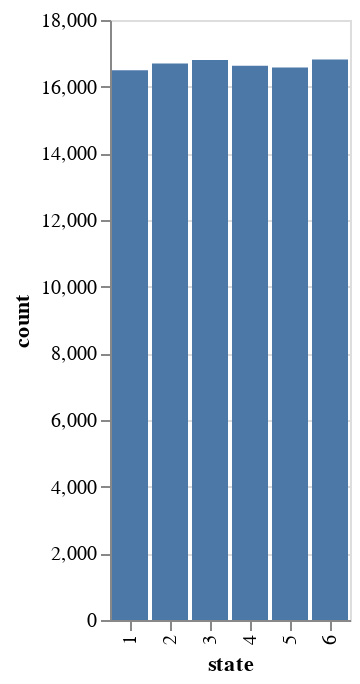

This figure's notebook cell:
### Code cell
die_rolls = pd.DataFrame({
    'state': possible_states,
    'count': [counts[state] for state in possible_states]
})

print(die_rolls)

alt.Chart(die_rolls).mark_bar().encode(
    x='state:O',
    y='count'
)

### Figure 1 — Vega-Lite specification as saved in the notebook (floating-point values rounded to 4 significant figures)
{"config": {"view": {"continuousWidth": 300, "continuousHeight": 300}}, "data": {"name": "data-eca77e6166ae6b1e117d97ea206a8dea"}, "mark": {"type": "bar"}, "encoding": {"x": {"field": "state", "type": "ordinal"}, "y": {"field": "count", "type": "quantitative"}}, "$schema": "https://vega.github.io/schema/vega-lite/v5.8.0.json", "datasets": {"data-eca77e6166ae6b1e117d97ea206a8dea": [{"state": 1, "count": 16491}, {"state": 2, "count": 16694}, {"state": 3, "count": 16802}, {"state": 4, "count": 16624}, {"state": 5, "count": 16576}, {"state": 6, "count": 16813}]}}
